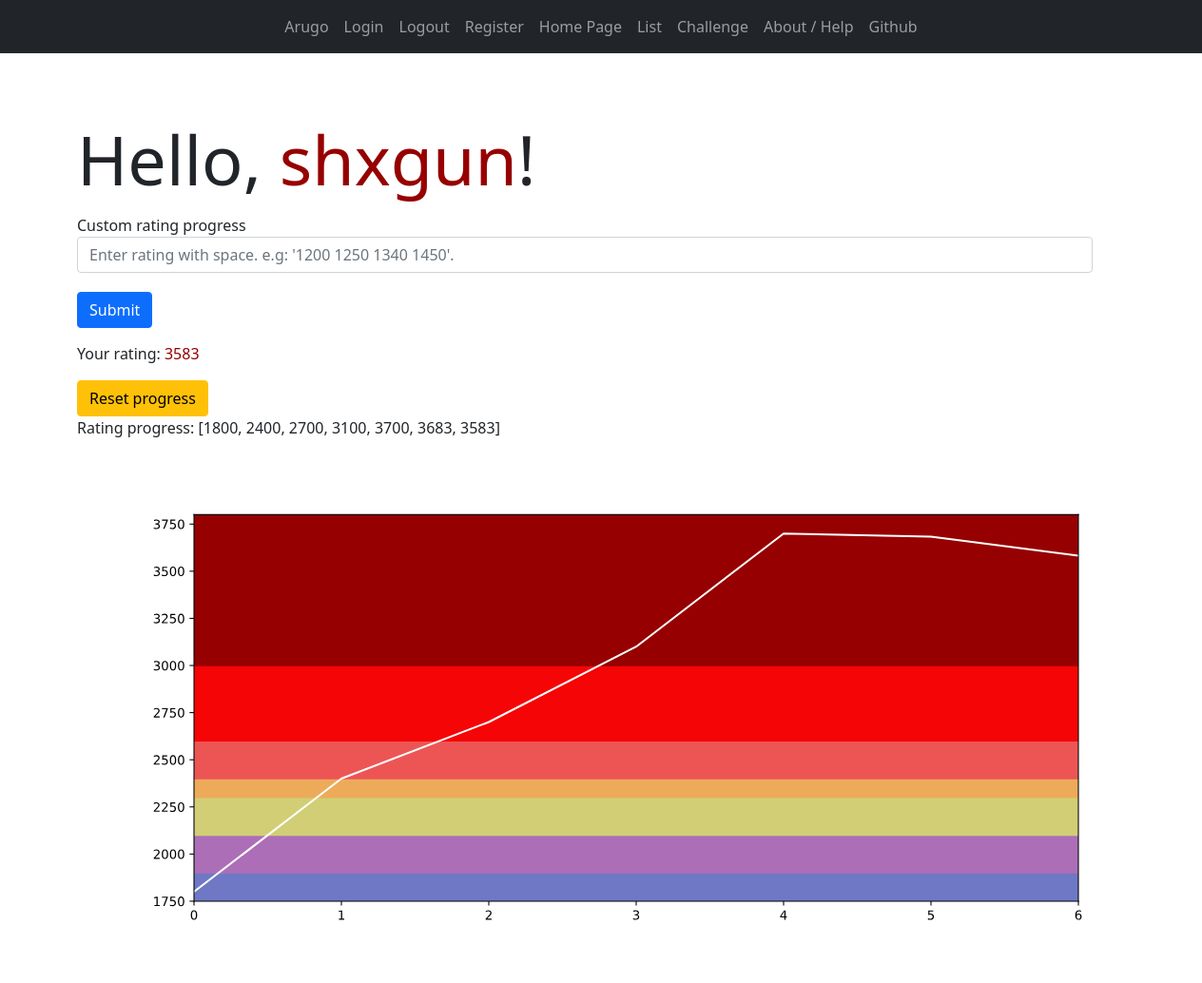
/ (signed in), run on an earlier commit of the app's database.
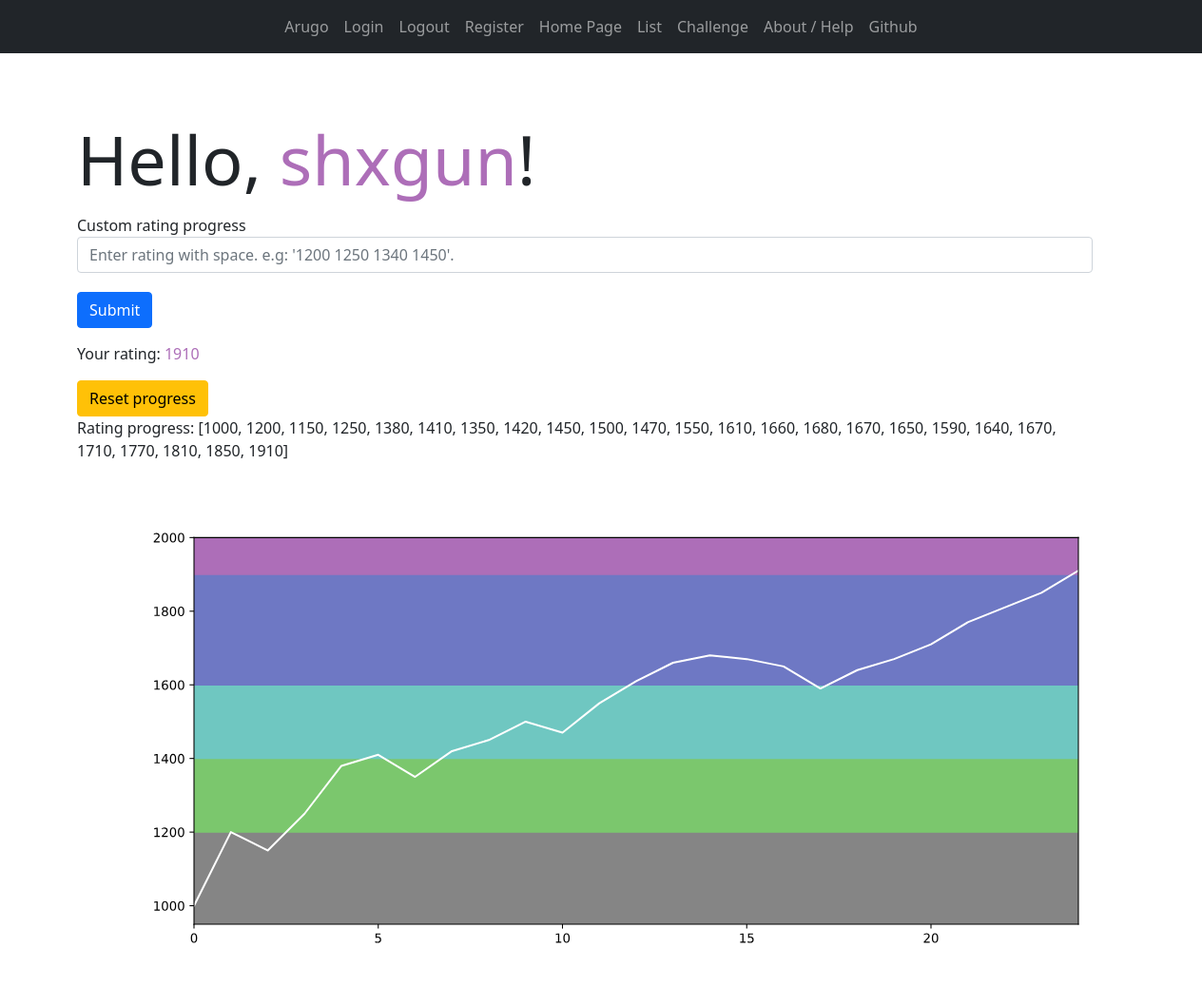
And on a later commit of the database.
### base/models.py (models this page shows, shortened)
class Profile(models.Model):
    user = models.ForeignKey(User, on_delete=models.CASCADE)
    handle = models.CharField(max_length=40)
    registration_date = models.DateField(auto_now_add=True)
    rating_progress = models.CharField(max_length=200, default="[]")
    virtual_rating = models.IntegerField(default=1400)
    in_progress = models.BooleanField(default=False)
    current_problem = models.CharField(max_length=20, default="Unselected")
    deadline = models.DateTimeField(auto_now_add=True)

### base/views.py (the view)
# urls.py: path("", views.index, name="home-page"),
def index(request):
    context = {}
    context["user"] = None
    context["graph"] = None
    if request.user.is_authenticated:
        profile = Profile.objects.get(user=request.user)
        if request.method == "POST":
            update_progress(profile, request.POST.get("progress"))
        context["user"] = profile
        context["graph"] = make_graph(eval(profile.rating_progress))
        context["xcolor"] = color_rating_2(profile.virtual_rating)
    return render(request, "home.html", context)

### base/util.py (called while the page is built)
def color_rating_2(rating):
    cp = [0, 1200, 1400, 1600, 1900, 2100, 2300, 2400, 2600, 3000, 4000]
    cl = [
        "#858585",
        "#7bc76d",
        "#6fc7c1",
        "#6e78c4",
        "#ad6eb8",
        "#d1ce75",
        "#edab5a",
        "#ed5555",
        "#f50505",
        "#960000",
    ]
    for i in range(10):
        if rating < cp[i + 1]:
            return cl[i]

def make_graph(y):
    fig = plt.figure()
    fig.set_size_inches(12.5, 5.5)
    x = range(len(y))
    max_y = max(y)
    max_y = max_y + 100 - max_y % 100
    min_y = min(y)
    min_y = min_y - 50 - min_y % 100
    plt.ylim(min_y, max_y)
    plt.xlim(0, len(y) - 1)
    cp = [0, 1200, 1400, 1600, 1900, 2100, 2300, 2400, 2600, 3000, 4000]
    cl = [
        "#858585",
        "#7bc76d",
        "#6fc7c1",
        "#6e78c4",
        "#ad6eb8",
        "#d1ce75",
        "#edab5a",
        "#ed5555",
        "#f50505",
        "#960000",
    ]
    for i in range(10):
        plt.axhspan(cp[i], cp[i + 1], color=cl[i])
    plt.plot(x, y, color="#ffffff")
    imgdata = StringIO()
    fig.savefig(imgdata, format="svg")
    data = imgdata.getvalue()
    return data

### templates/home.html (shortened to what this page needs)
{% extends 'main.html' %}
{% block content %}
<div class="container">
    {% if not user %}
    <div class="container">
        <h1 class="display-1">
            Welcome to arugo
        </h1>
    </div>
    <div class="container">
        <p class="h4">What is this site?</p>
        <p>This site helps users that want to do practice and can keep track of their progress through a virtual rating
            system. You can assign yourself with an initial rating, do practice based on random suggested problems and
            earn a virtual rating through it. This site is inspired by my past training days, which I always wanted to
            have something like this to aid my training. <a class="link-secondary" href="{% url 'help' %}"
                target="_blank">Read more...</a></p>
    </div>
    <div class="container">
        <p class="h4">Already have an account?</p>
        <p>Login <a class="link-secondary" href="{% url 'help' %}" target="_blank">
                here</a>.</p>
    </div>
    <div class="container">
        <p class="h4">New to this site?</p>
        <p>Register with your Codeforces handle <a class="link-secondary" href="{% url 'register' %}" target="_blank">
                here</a>.</p>
    </div>
    {% else %}
    <div class="container">
        <h1 class="display-2">Hello, <span style="color:{{xcolor}}">{{user.handle}}</span>!</h1>
    </div>
    <div class="container">
        <form method="POST">
            <div class="form-group">
                <label for="progress">Custom rating progress</label>
                <input type="progress" class="form-control" id="progress" name="progress"
                    placeholder="Enter rating with space. e.g: '1200 1250 1340 1450'.">
            </div>
            <button type="submit" class="btn btn-primary">Submit</button>
        </form>
    </div>
    <div class="container">
        <p> Your rating: <span style="color:{{xcolor}}">{{user.virtual_rating}}</span></p>
        <a class="btn btn-warning" href="{% url 'reset-progress' %}">Reset progress</a>
        <br>
        <p>Rating progress: {{user.rating_progress}} </p>
    </div>
    <p> {{graph|safe}} </p>
    {% endif %}
</div>
{% endblock content %}

What changed in the data, as far as the page shows it:
changed Profile "shxgun": virtual_rating "3583" → "1910"; rating_progress "[1800, 2400, 2700, 3100, 3700, 3683, 3583]" → "[1000, 1200, 1150, 1250, 1380, 1410, 1350, 1420, 1450, 1500, 1470, 1550, 1610, 1660, 1680, 1670, 1650, 1590, 1640, 1670, 1710, 1770, 1810, 1850, 1910]"
